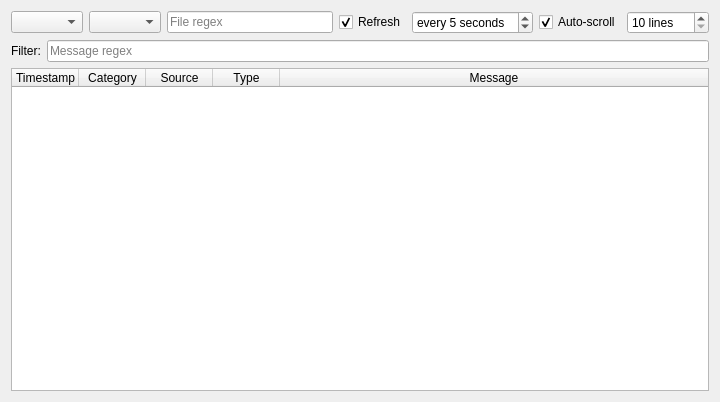
<?xml version="1.0" encoding="UTF-8"?>
<ui version="4.0">
 <class>LogView</class>
 <widget class="QWidget" name="LogView">
  <property name="geometry">
   <rect>
    <x>0</x>
    <y>0</y>
    <width>720</width>
    <height>402</height>
   </rect>
  </property>
  <layout class="QVBoxLayout" name="verticalLayout_3">
   <item>
    <layout class="QVBoxLayout" name="verticalLayout">
     <item>
      <layout class="QHBoxLayout" name="horizontalLayout_2">
       <item>
        <widget class="QComboBox" name="typeFilter"/>
       </item>
       <item>
        <widget class="QComboBox" name="categoryFilter"/>
       </item>
       <item>
        <widget class="QLineEdit" name="fileFilter">
         <property name="placeholderText">
          <string>File regex</string>
         </property>
        </widget>
       </item>
       <item>
        <widget class="QCheckBox" name="autoReload">
         <property name="text">
          <string>Refresh</string>
         </property>
         <property name="checked">
          <bool>true</bool>
         </property>
        </widget>
       </item>
       <item>
        <widget class="QSpinBox" name="reloadInterval">
         <property name="suffix">
          <string> seconds</string>
         </property>
         <property name="prefix">
          <string>every </string>
         </property>
         <property name="minimum">
          <number>1</number>
         </property>
         <property name="value">
          <number>5</number>
         </property>
        </widget>
       </item>
       <item>
        <widget class="QCheckBox" name="autoScroll">
         <property name="text">
          <string>Auto-scroll</string>
         </property>
         <property name="checked">
          <bool>true</bool>
         </property>
        </widget>
       </item>
       <item>
        <widget class="QSpinBox" name="logSize">
         <property name="suffix">
          <string> lines</string>
         </property>
         <property name="minimum">
          <number>10</number>
         </property>
         <property name="maximum">
          <number>9999</number>
         </property>
        </widget>
       </item>
      </layout>
     </item>
     <item>
      <layout class="QHBoxLayout" name="horizontalLayout">
       <item>
        <widget class="QLabel" name="messageFilterLabel">
         <property name="text">
          <string>Filter:</string>
         </property>
        </widget>
       </item>
       <item>
        <widget class="QLineEdit" name="messageFilter">
         <property name="placeholderText">
          <string>Message regex</string>
         </property>
        </widget>
       </item>
      </layout>
     </item>
    </layout>
   </item>
   <item>
    <widget class="QTableWidget" name="logMessages">
     <property name="editTriggers">
      <set>QAbstractItemView::EditTrigger::NoEditTriggers</set>
     </property>
     <property name="showGrid">
      <bool>false</bool>
     </property>
     <attribute name="horizontalHeaderDefaultSectionSize">
      <number>67</number>
     </attribute>
     <attribute name="horizontalHeaderStretchLastSection">
      <bool>true</bool>
     </attribute>
     <attribute name="verticalHeaderVisible">
      <bool>false</bool>
     </attribute>
     <column>
      <property name="text">
       <string>Timestamp</string>
      </property>
     </column>
     <column>
      <property name="text">
       <string>Category</string>
      </property>
     </column>
     <column>
      <property name="text">
       <string>Source</string>
      </property>
     </column>
     <column>
      <property name="text">
       <string>Type</string>
      </property>
     </column>
     <column>
      <property name="text">
       <string>Message</string>
      </property>
     </column>
    </widget>
   </item>
  </layout>
 </widget>
 <resources/>
 <connections/>
</ui>
